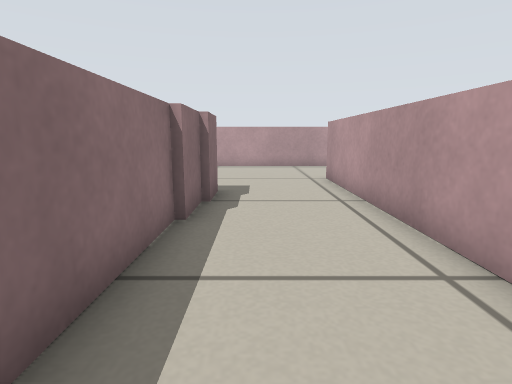
View 1 (above)

22 first-person views from a walk through a Stage world. The camera is 0.36 m above the floor, tilts 10° down and sees 80° across. Floor lines are 1 m apart. The floor is counted in squares, 0.25 m on a side. Each view is taken from the middle of a square. On the plan, view 1 faces up. The plan holds only what a view shows up to about 14 squares ahead; the rest is blank. The place goes on beyond the plan. The robots in the file are not drawn.

View 2
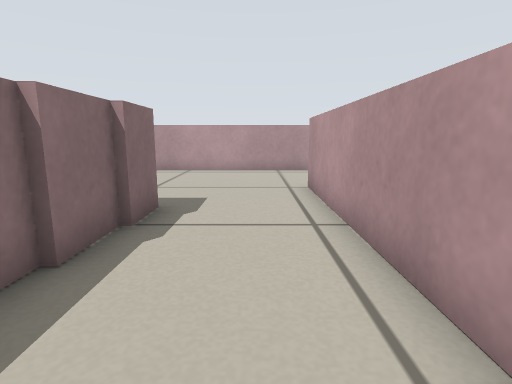

View 3
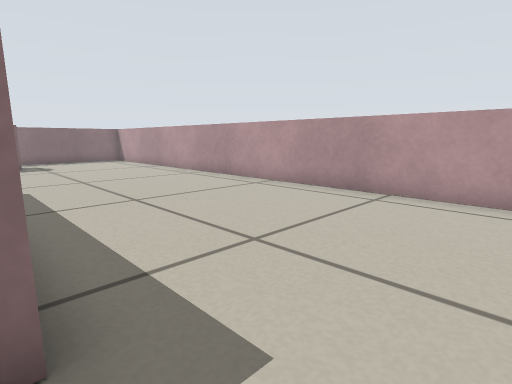

View 4
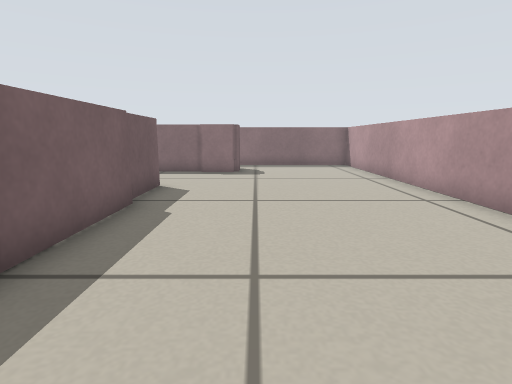

View 5
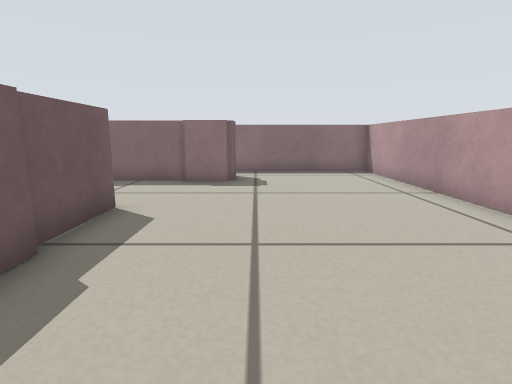

View 6
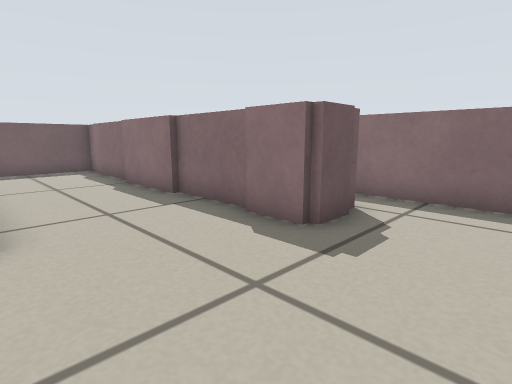

View 7
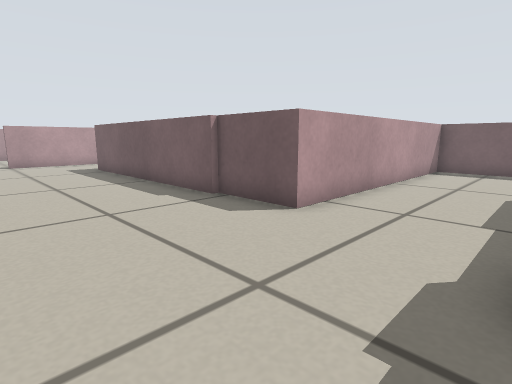

View 8
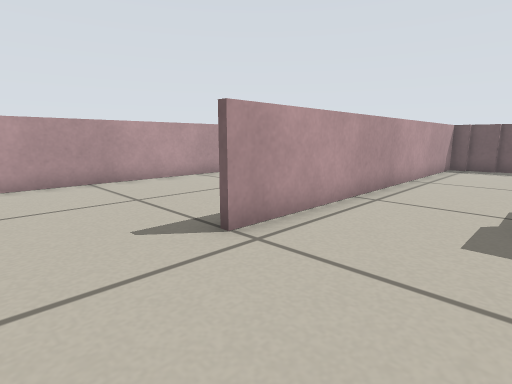

View 9
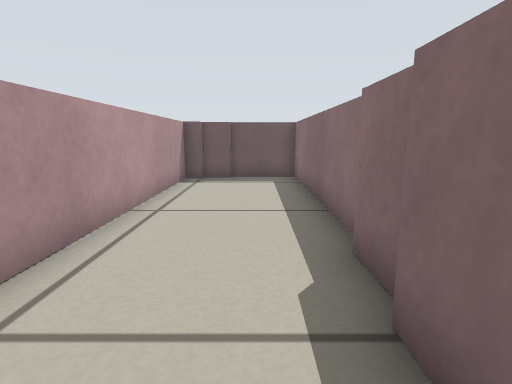

View 10
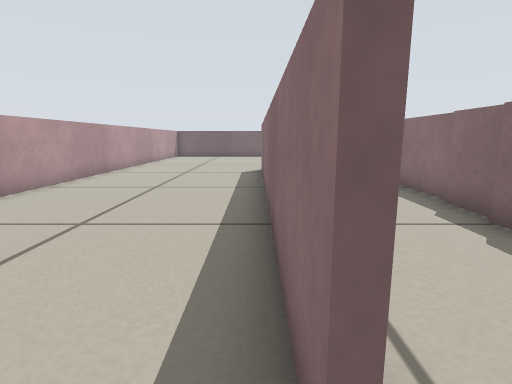

View 11
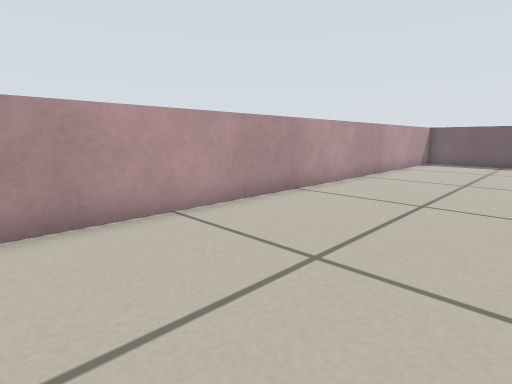

View 12
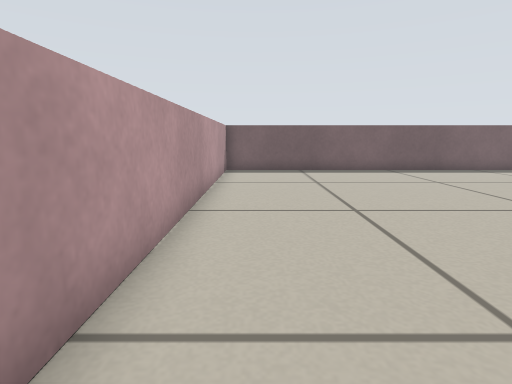

View 13
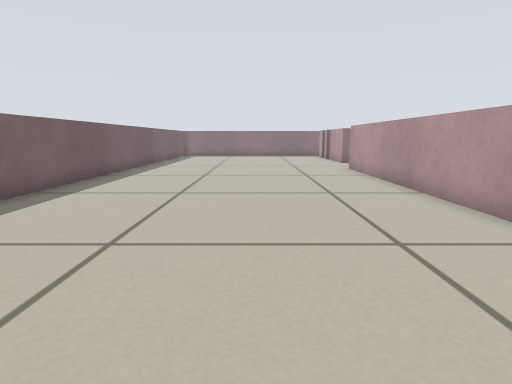

View 14
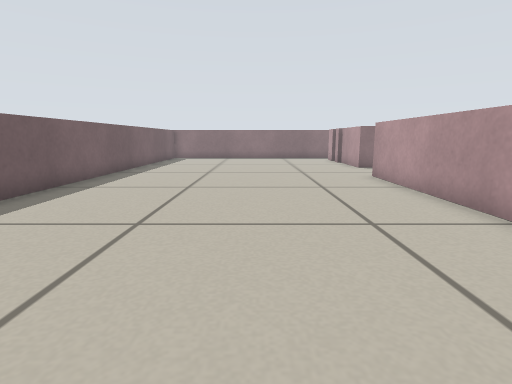

View 15
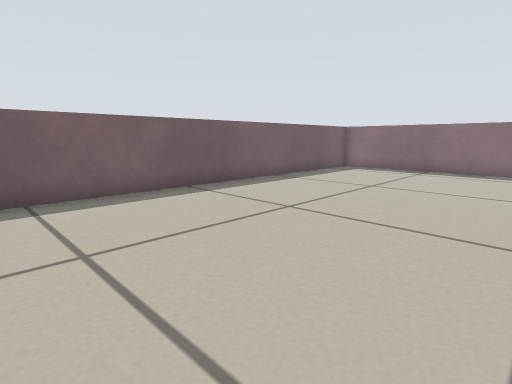

View 16
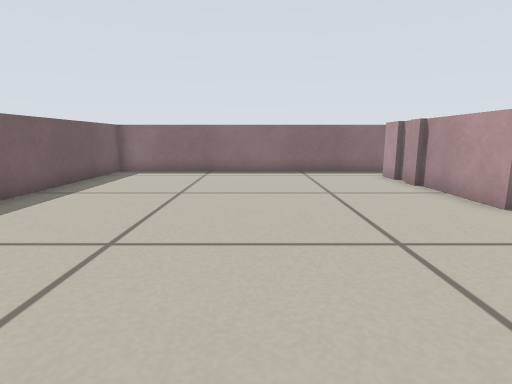

View 17
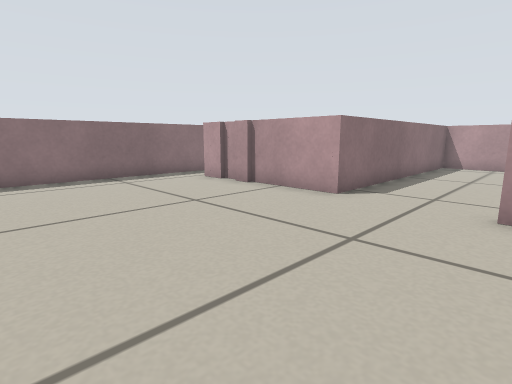

View 18
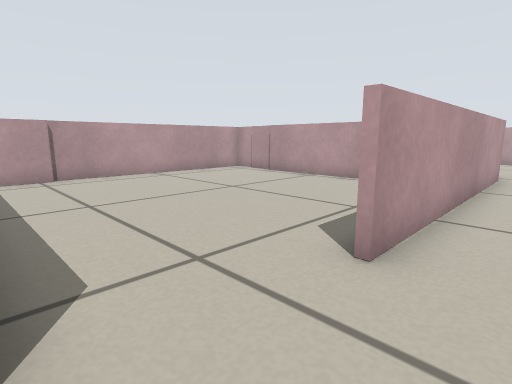

View 19
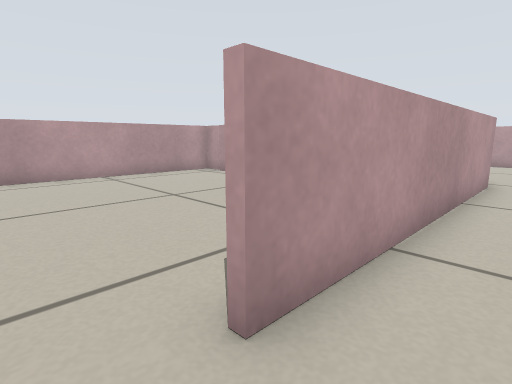

View 20
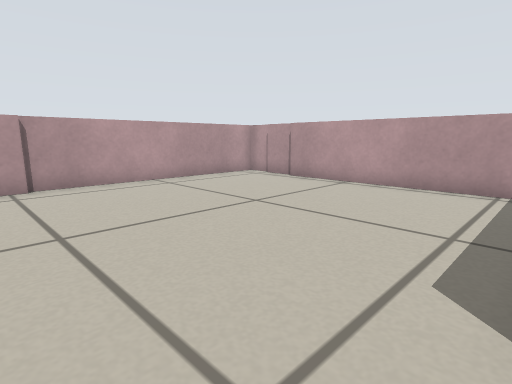

View 21
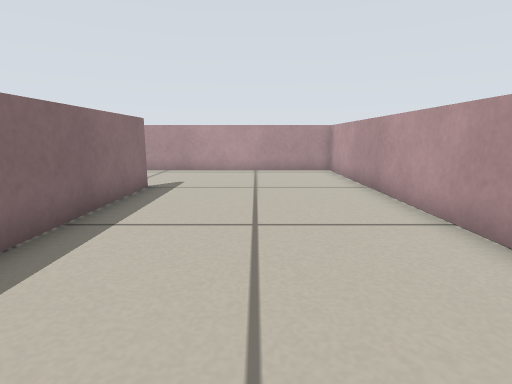

View 22
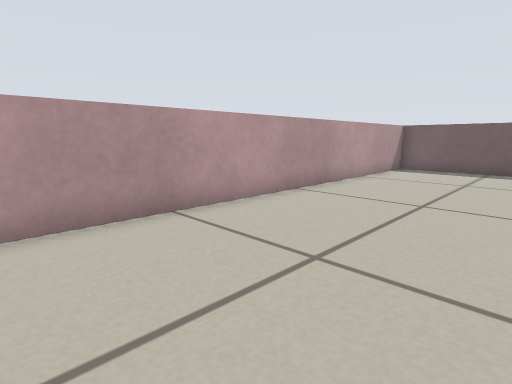

### Floor plan
Ten units are one square. View 1 is at (0, 0); x grows to the right and y downward. Boxes are objects, and circles mark ways between rooms. Rooms are numbered by the first view taken in them; rooms with no view inside come last. Other rooms are left out.
<svg viewBox="-199 -164 297 298">
<path fill="none" stroke="#000" d="M-98 -83 -10 -83 -10 -68M-12 -69 -12 -52M-14 -54 -14 23 10 23M-163 -88 -163 -58M-161 -59 -161 -28M-174 -103 -161 -103 -161 -86M26 -159 -194 -159 -194 -92M-163 -24 -163 6M9 21 20 21M-165 11 -165 17 -123 17 -123 -81 -96 -81M19 19 26 19 26 -111M12 25 -88 25M-120 19 -152 19M-151 21 -159 21M-160 19 -168 19M-166 21 -178 21M28 -111 28 6M-194 10 -194 129 93 129 93 -159 26 -159M-96 -79 -114 -79M-14 -55 -14 -69M-120 -71 -120 19M-16 12 -16 -55M-12 -70 -12 -80 -96 -80"/>
<circle cx="30" cy="-135" r="3" fill="#2a7"/>
<circle cx="-100" cy="20" r="3" fill="#2a7"/>
<text x="-70" y="-100">1</text>
<text x="-20" y="40">2</text>
<text x="-70" y="-30">3</text>
</svg>
Room 1 opens to room 2. Room 2 opens to room 3.

Where each view was taken, in squares from view 1:
view 1: 0 up, 0 right, facing up
view 2: 2 up, 1 right, facing up
view 3: 8 up, 1 right, facing up-left
view 4: 11 up, 3 left, facing left
view 5: 11 up, 6 left, facing left
view 6: 13 up, 12 left, facing down-left
view 7: 13 up, 16 left, facing down-right
view 8: 14 up, 1 left, facing down-right
view 9: 9 up, 0 right, facing down
view 10: 12 up, 3 right, facing down
view 11: 6 up, 4 right, facing down-right
view 12: 1 up, 8 right, facing down
view 13: 7 down, 6 right, facing left
view 14: 7 down, 3 right, facing left
view 15: 5 down, 5 left, facing down-left
view 16: 7 down, 6 left, facing left
view 17: 9 down, 8 left, facing up-left
view 18: 4 down, 12 left, facing up-right
view 19: 4 down, 10 left, facing up-right
view 20: 2 down, 11 left, facing up-right
view 21: 2 up, 6 right, facing up
view 22: 2 up, 4 right, facing down-right
